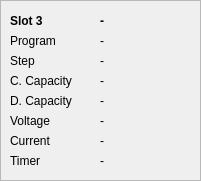
   <widget class="QFrame" name="frame_3">
    <property name="geometry">
     <rect>
      <x>10</x>
      <y>190</y>
      <width>201</width>
      <height>181</height>
     </rect>
    </property>
    <property name="frameShape">
     <enum>QFrame::StyledPanel</enum>
    </property>
    <property name="frameShadow">
     <enum>QFrame::Raised</enum>
    </property>
    <widget class="QLabel" name="lbl_s3_chem_state">
     <property name="geometry">
      <rect>
       <x>100</x>
       <y>10</y>
       <width>91</width>
       <height>22</height>
      </rect>
     </property>
     <property name="font">
      <font>
       <weight>75</weight>
       <bold>true</bold>
      </font>
     </property>
     <property name="text">
      <string>-</string>
     </property>
    </widget>
    <widget class="QLabel" name="lbl_s3_program">
     <property name="geometry">
      <rect>
       <x>10</x>
       <y>30</y>
       <width>71</width>
       <height>22</height>
      </rect>
     </property>
     <property name="text">
      <string>Program</string>
     </property>
    </widget>
    <widget class="QLabel" name="ldl_s3_name">
     <property name="geometry">
      <rect>
       <x>10</x>
       <y>10</y>
       <width>51</width>
       <height>22</height>
      </rect>
     </property>
     <property name="font">
      <font>
       <weight>75</weight>
       <bold>true</bold>
      </font>
     </property>
     <property name="text">
      <string>Slot 3</string>
     </property>
    </widget>
    <widget class="QLabel" name="lbl_s3_program_state">
     <property name="geometry">
      <rect>
       <x>100</x>
       <y>30</y>
       <width>71</width>
       <height>22</height>
      </rect>
     </property>
     <property name="text">
      <string>-</string>
     </property>
    </widget>
    <widget class="QLabel" name="lbl_s3_step">
     <property name="geometry">
      <rect>
       <x>10</x>
       <y>50</y>
       <width>71</width>
       <height>22</height>
      </rect>
     </property>
     <property name="text">
      <string>Step</string>
     </property>
    </widget>
    <widget class="QLabel" name="lbl_s3_step_state">
     <property name="geometry">
      <rect>
       <x>100</x>
       <y>50</y>
       <width>71</width>
       <height>22</height>
      </rect>
     </property>
     <property name="text">
      <string>-</string>
     </property>
    </widget>
    <widget class="QLabel" name="lbl_s3_ccap">
     <property name="geometry">
      <rect>
       <x>10</x>
       <y>70</y>
       <width>91</width>
       <height>22</height>
      </rect>
     </property>
     <property name="text">
      <string>C. Capacity</string>
     </property>
    </widget>
    <widget class="QLabel" name="lbl_s3_ccap_state">
     <property name="geometry">
      <rect>
       <x>100</x>
       <y>70</y>
       <width>91</width>
       <height>22</height>
      </rect>
     </property>
     <property name="text">
      <string>-</string>
     </property>
    </widget>
    <widget class="QLabel" name="lbl_s3_voltage">
     <property name="geometry">
      <rect>
       <x>10</x>
       <y>110</y>
       <width>91</width>
       <height>22</height>
      </rect>
     </property>
     <property name="text">
      <string>Voltage</string>
     </property>
    </widget>
    <widget class="QLabel" name="lbl_s3_current">
     <property name="geometry">
      <rect>
       <x>10</x>
       <y>130</y>
       <width>91</width>
       <height>22</height>
      </rect>
     </property>
     <property name="text">
      <string>Current</string>
     </property>
    </widget>
    <widget class="QLabel" name="lbl_s3_timer">
     <property name="geometry">
      <rect>
       <x>10</x>
       <y>150</y>
       <width>91</width>
       <height>22</height>
      </rect>
     </property>
     <property name="text">
      <string>Timer</string>
     </property>
    </widget>
    <widget class="QLabel" name="lbl_s3_voltage_state">
     <property name="geometry">
      <rect>
       <x>100</x>
       <y>110</y>
       <width>91</width>
       <height>22</height>
      </rect>
     </property>
     <property name="text">
      <string>-</string>
     </property>
    </widget>
    <widget class="QLabel" name="lbl_s3_current_state">
     <property name="geometry">
      <rect>
       <x>100</x>
       <y>130</y>
       <width>91</width>
       <height>22</height>
      </rect>
     </property>
     <property name="text">
      <string>-</string>
     </property>
    </widget>
    <widget class="QLabel" name="lbl_s3_timer_state">
     <property name="geometry">
      <rect>
       <x>100</x>
       <y>150</y>
       <width>91</width>
       <height>22</height>
      </rect>
     </property>
     <property name="text">
      <string>-</string>
     </property>
    </widget>
    <widget class="QLabel" name="lbl_s3_dcap">
     <property name="geometry">
      <rect>
       <x>10</x>
       <y>90</y>
       <width>91</width>
       <height>22</height>
      </rect>
     </property>
     <property name="text">
      <string>D. Capacity</string>
     </property>
    </widget>
    <widget class="QLabel" name="lbl_s3_dcap_state">
     <property name="geometry">
      <rect>
       <x>100</x>
       <y>90</y>
       <width>91</width>
       <height>22</height>
      </rect>
     </property>
     <property name="text">
      <string>-</string>
     </property>
    </widget>
   </widget>
